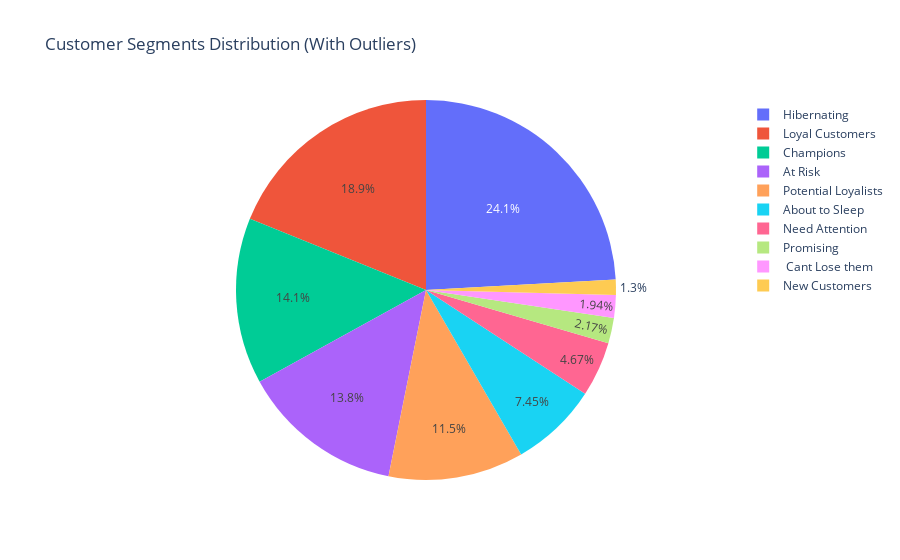
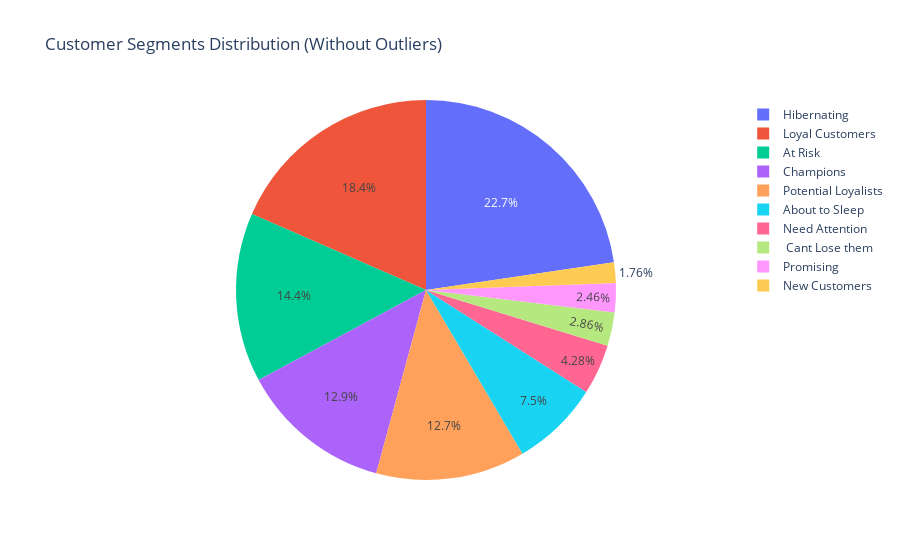

Source (notebook cell) for these figures, in order:
### Markdown cell above
In a pie chart the segments become

### Code cell
fig_with_outliers = px.pie(segment_counts, names='Segment', values='Count', title='Customer Segments Distribution (With Outliers)')
fig_with_outliers.show()

fig_without_outliers = px.pie(segment_counts_no_outlier, names='Segment', values='Count', title='Customer Segments Distribution (Without Outliers)')
fig_without_outliers.show()

### Figure 1 — Plotly figure (JSON) as saved in the notebook; plotly's stock layout.template omitted (floating-point values rounded to 4 significant figures)
{"data": [{"domain": {"x": [0, 1], "y": [0, 1]}, "hovertemplate": "Segment=%{label}<br>Count=%{value}<extra></extra>", "labels": ["Hibernating", "Loyal Customers", "Champions", "At Risk", "Potential Loyalists", "About to Sleep", "Need Attention", "Promising", " Cant Lose them", "New Customers"], "legendgroup": "", "name": "", "showlegend": true, "type": "pie", "values": [1414, 1107, 829, 810, 675, 437, 274, 127, 114, 76]}], "layout": {"legend": {"tracegroupgap": 0}, "title": {"text": "Customer Segments Distribution (With Outliers)"}}}

### Figure 2 — Plotly figure (JSON) as saved in the notebook; plotly's stock layout.template omitted (floating-point values rounded to 4 significant figures)
{"data": [{"domain": {"x": [0, 1], "y": [0, 1]}, "hovertemplate": "Segment=%{label}<br>Count=%{value}<extra></extra>", "labels": ["Hibernating", "Loyal Customers", "At Risk", "Champions", "Potential Loyalists", "About to Sleep", "Need Attention", " Cant Lose them", "Promising", "New Customers"], "legendgroup": "", "name": "", "showlegend": true, "type": "pie", "values": [1133, 922, 721, 646, 635, 375, 214, 143, 123, 88]}], "layout": {"legend": {"tracegroupgap": 0}, "title": {"text": "Customer Segments Distribution (Without Outliers)"}}}
